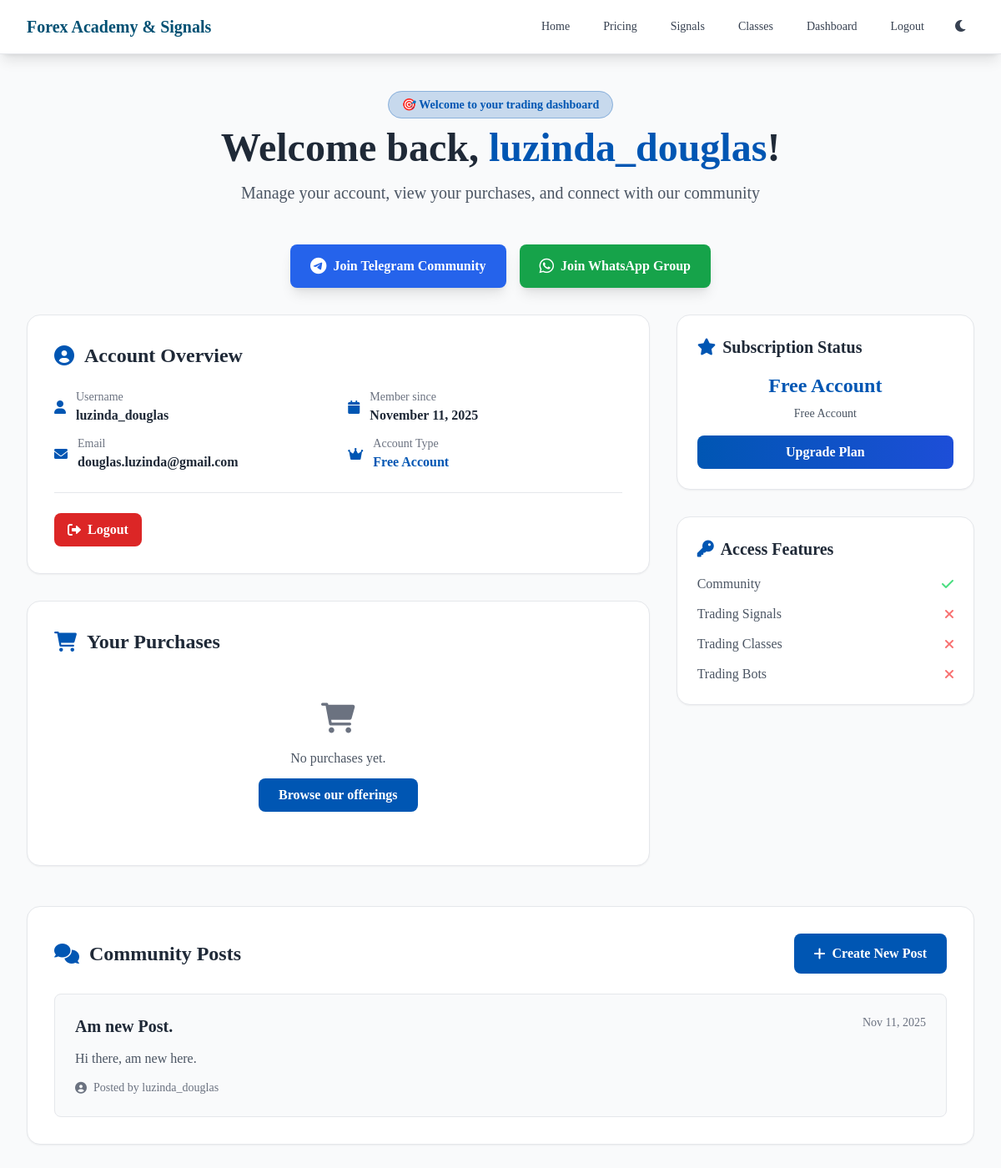
The app's page /dashboard/ (signed in) with its own data.
### academy/models.py (models this page shows, shortened)
class Subscription(models.Model):
    ACCOUNT_TYPES = [
        ('free', 'Free'),
        ('basic', 'Basic - $50'),
        ('standard', 'Standard - $100'),
        ('premium', 'Premium - $500'),
        ('bots', 'Bots Account - Setup Fee $100'),
    ]
    ACCESS_LEVELS = [
        ('telegram', 'Telegram Only'),
        ('signals', 'Signals & Telegram'),
        ('bots', 'Bots & Signals & Telegram'),
        ('all', 'Full Access (Signals, Bots, Classes)'),
    ]
    name = models.CharField(max_length=50)
    account_type = models.CharField(max_length=20, choices=ACCOUNT_TYPES, unique=True)
    price = models.DecimalField(max_digits=10, decimal_places=2, default=0)
    access_level = models.CharField(max_length=20, choices=ACCESS_LEVELS, default='telegram')
    features = models.TextField(help_text="List of features included in this subscription")
    can_access_signals = models.BooleanField(default=False)
    can_access_bots = models.BooleanField(default=False)
    can_access_classes = models.BooleanField(default=False)
    can_access_community = models.BooleanField(default=True)
    is_active = models.BooleanField(default=True)
    created_at = models.DateTimeField(auto_now_add=True)

class CommunityPost(models.Model):
    user = models.ForeignKey(User, on_delete=models.CASCADE)
    title = models.CharField(max_length=200)
    content = models.TextField()
    created_at = models.DateTimeField(auto_now_add=True)

### academy/views.py (the view)
# urls.py: path('dashboard/', views.dashboard, name='dashboard'),
@login_required
def dashboard(request):
    try:
        user_profile = UserProfile.objects.get(user=request.user)
    except UserProfile.DoesNotExist:
        free_subscription = Subscription.objects.get(account_type='free')
        user_profile = UserProfile.objects.create(user=request.user, subscription=free_subscription)
    purchases = Purchase.objects.filter(user=request.user)
    community_posts = CommunityPost.objects.filter(user=request.user)
    context = {
        'purchases': purchases,
        'community_posts': community_posts,
        'user_profile': user_profile,
        'has_access_to_signals': user_profile.has_access_to_signals,
        'has_access_to_bots': user_profile.has_access_to_bots,
        'has_access_to_classes': user_profile.has_access_to_classes,
        'current_subscription': user_profile.subscription,
        'available_upgrades': Subscription.objects.filter(
            price__gt=user_profile.subscription.price
        ).order_by('price') if user_profile.subscription else None,
    }
    return render(request, 'dashboard.html', context)

### templates/dashboard.html (shortened to what this page needs)
{% extends 'base.html' %}
{% block content %}
<div class="min-h-screen bg-gray-50 py-12 px-4 sm:px-6 lg:px-8">
    <div class="max-w-7xl mx-auto">
        <div class="text-center mb-12">
            <div class="inline-block mb-4">
                <span class="bg-accent/20 text-accent px-4 py-2 rounded-full text-sm font-semibold border border-accent/30">
                    🎯 Welcome to your trading dashboard
                </span>
            </div>
            <h1 class="text-4xl md:text-5xl font-bold text-gray-800 mb-4">
                Welcome back, <span class="text-accent">{{ user.username }}</span>!
            </h1>
            <p class="text-xl text-gray-600 max-w-2xl mx-auto">
                Manage your account, view your purchases, and connect with our community
            </p>
        </div>
        <div class="flex flex-col sm:flex-row gap-4 justify-center mb-8">
            <a href="https://t.me/your_telegram_channel" target="_blank" rel="noopener noreferrer"
               class="group inline-flex items-center justify-center px-6 py-3 bg-blue-600 hover:bg-blue-700 text-white font-semibold rounded-lg transition-all duration-300 transform hover:scale-105 shadow-lg">
                <i class="fab fa-telegram-plane text-xl mr-2"></i>
                Join Telegram Community
            </a>
            <a href="https://wa.me/1234567890" target="_blank" rel="noopener noreferrer"
               class="group inline-flex items-center justify-center px-6 py-3 bg-green-600 hover:bg-green-700 text-white font-semibold rounded-lg transition-all duration-300 transform hover:scale-105 shadow-lg">
                <i class="fab fa-whatsapp text-xl mr-2"></i>
                Join WhatsApp Group
            </a>
        </div>
        <div class="grid grid-cols-1 lg:grid-cols-3 gap-8">
            <div class="lg:col-span-2 space-y-8">
                <div class="bg-white rounded-2xl p-8 border border-gray-200 shadow-sm">
                    <h2 class="text-2xl font-bold text-gray-800 mb-6 flex items-center">
                        <i class="fas fa-user-circle text-accent mr-3"></i>
                        Account Overview
                    </h2>
                    <div class="grid grid-cols-1 md:grid-cols-2 gap-6">
                        <div class="space-y-3">
                            <div class="flex items-center">
                                <i class="fas fa-user text-accent mr-3"></i>
                                <div>
                                    <p class="text-gray-500 text-sm">Username</p>
                                    <p class="text-gray-800 font-semibold">{{ user.username }}</p>
                                </div>
                            </div>
                            <div class="flex items-center">
                                <i class="fas fa-envelope text-accent mr-3"></i>
                                <div>
                                    <p class="text-gray-500 text-sm">Email</p>
                                    <p class="text-gray-800 font-semibold">{{ user.email|default:"Not provided" }}</p>
                                </div>
                            </div>
                        </div>
                        <div class="space-y-3">
                            <div class="flex items-center">
                                <i class="fas fa-calendar text-accent mr-3"></i>
                                <div>
                                    <p class="text-gray-500 text-sm">Member since</p>
                                    <p class="text-gray-800 font-semibold">{{ user.date_joined|date:"F j, Y" }}</p>
                                </div>
                            </div>
                            <div class="flex items-center">
                                <i class="fas fa-crown text-accent mr-3"></i>
                                <div>
                                    <p class="text-gray-500 text-sm">Account Type</p>
                                    <p class="text-accent font-semibold">{{ current_subscription.name }}</p>
                                </div>
                            </div>
                        </div>
                    </div>
                    <div class="mt-6 pt-6 border-t border-gray-200">
                        <a href="{% url 'logout' %}" class="inline-flex items-center bg-red-600 hover:bg-red-700 text-white px-4 py-2 rounded-lg font-semibold transition-all duration-300">
                            <i class="fas fa-sign-out-alt mr-2"></i>
                            Logout
                        </a>
                    </div>
                </div>
                <div class="bg-white rounded-2xl p-8 border border-gray-200 shadow-sm">
                    <h2 class="text-2xl font-bold text-gray-800 mb-6 flex items-center">
                        <i class="fas fa-shopping-cart text-accent mr-3"></i>
                        Your Purchases
                    </h2>
                    {% if purchases %}
                        <div class="space-y-4">
                            {% for purchase in purchases %}
                                <div class="bg-gray-50 rounded-lg p-4 border border-gray-200 hover:border-accent transition-all duration-300">
                                    <div class="flex items-center justify-between">
                                        <div>
                                            <h3 class="text-gray-800 font-semibold">{{ purchase.item_type|title }} - {{ purchase.tier }}</h3>
                                            <p class="text-gray-500 text-sm">Purchased on {{ purchase.purchase_date|date:"F j, Y" }}</p>
                                        </div>
                                        <div class="w-3 h-3 bg-green-400 rounded-full"></div>
                                    </div>
                                </div>
                            {% endfor %}
                        </div>
                    {% else %}
                        <div class="text-center py-8">
                            <i class="fas fa-shopping-cart text-4xl text-gray-500 mb-4"></i>
                            <p class="text-gray-600">No purchases yet.</p>
                            <a href="{% url 'pricing' %}" class="inline-block mt-3 bg-accent text-white px-6 py-2 rounded-lg font-semibold hover:bg-blue-700 transition-all duration-300">
                                Browse our offerings
                            </a>
                        </div>
                    {% endif %}
                </div>
            </div>
            <div class="space-y-8">
                <div class="bg-white rounded-2xl p-6 border border-gray-200 shadow-sm">
                    <h3 class="text-xl font-bold text-gray-800 mb-4 flex items-center">
                        <i class="fas fa-star text-accent mr-2"></i>
                        Subscription Status
                    </h3>
                    <div class="text-center">
                        <div class="text-2xl font-bold text-accent mb-2">{{ current_subscription.name }}</div>
                        <div class="text-sm text-gray-600 mb-4">
                            {% if current_subscription.price == 0 %}
                                Free Account
                            {% else %}
                                ${{ current_subscription.price }}/month
                            {% endif %}
                        </div>
                        <a href="{% url 'pricing' %}" class="block w-full bg-gradient-to-r from-accent to-blue-700 text-white py-2 rounded-lg font-semibold hover:from-blue-700 hover:to-accent transition-all duration-300 text-center">
                            Upgrade Plan
                        </a>
                    </div>
                </div>
                <div class="bg-white rounded-2xl p-6 border border-gray-200 shadow-sm">
                    <h3 class="text-xl font-bold text-gray-800 mb-4 flex items-center">
                        <i class="fas fa-key text-accent mr-2"></i>
                        Access Features
                    </h3>
                    <div class="space-y-3">
                        <div class="flex items-center justify-between">
                            <span class="text-gray-600">Community</span>
                            <i class="fas fa-check text-green-400"></i>
                        </div>
                        <div class="flex items-center justify-between">
                            <span class="text-gray-600">Trading Signals</span>
                            {% if has_access_to_signals %}
                                <i class="fas fa-check text-green-400"></i>
                            {% else %}
                                <i class="fas fa-times text-red-400"></i>
                            {% endif %}
                        </div>
                        <div class="flex items-center justify-between">
                            <span class="text-gray-600">Trading Classes</span>
                            {% if has_access_to_classes %}
                                <i class="fas fa-check text-green-400"></i>
                            {% else %}
                                <i class="fas fa-times text-red-400"></i>
                            {% endif %}
                        </div>
                        <div class="flex items-center justify-between">
                            <span class="text-gray-600">Trading Bots</span>
                            {% if has_access_to_bots %}
                                <i class="fas fa-check text-green-400"></i>
                            {% else %}
                                <i class="fas fa-times text-red-400"></i>
                            {% endif %}
                        </div>
                    </div>
                </div>
            </div>
        </div>
        <div class="mt-12 bg-white rounded-2xl p-8 border border-gray-200 shadow-sm">
            <div class="flex items-center justify-between mb-6">
                <h2 class="text-2xl font-bold text-gray-800 flex items-center">
                    <i class="fas fa-comments text-accent mr-3"></i>
                    Community Posts
                </h2>
                <a href="{% url 'create_post' %}" class="bg-accent hover:bg-blue-700 text-white px-6 py-3 rounded-lg font-semibold transition-all duration-300 transform hover:scale-105 flex items-center">
                    <i class="fas fa-plus mr-2"></i>
                    Create New Post
                </a>
            </div>
            {% if community_posts %}
                <div class="space-y-6">
                    {% for post in community_posts %}
                        <div class="bg-gray-50 rounded-lg p-6 border border-gray-200 hover:border-accent transition-all duration-300">
                            <div class="flex items-start justify-between mb-3">
                                <h3 class="text-xl font-semibold text-gray-800">{{ post.title }}</h3>
                                <span class="text-gray-500 text-sm">{{ post.created_at|date:"M j, Y" }}</span>
                            </div>
                            <p class="text-gray-600 mb-3 leading-relaxed">{{ post.content }}</p>
                            <div class="flex items-center text-sm text-gray-500">
                                <i class="fas fa-user-circle mr-2"></i>
                                <span>Posted by {{ post.user.username }}</span>
                            </div>
                        </div>
                    {% endfor %}
                </div>
            {% endif %}
        </div>
    </div>
</div>
{% endblock %}

### templates/base.html (shortened to what this page needs)
{% load static %}
<!DOCTYPE html>
<html lang="en">
<head>
    <script src="https://cdn.tailwindcss.com"></script>
    <link rel="stylesheet" href="https://cdnjs.cloudflare.com/ajax/libs/font-awesome/6.0.0/css/all.min.css">
</head>
<body class="bg-white text-gray-800 min-h-screen">
    <nav class="bg-white shadow-lg sticky top-0 z-50 border-b border-gray-200">
        <div class="max-w-7xl mx-auto px-4 sm:px-6 lg:px-8">
            <div class="flex justify-between h-16">
                <div class="flex items-center">
                    <a href="{% url 'homepage' %}" class="text-secondary font-bold text-xl">Forex Academy & Signals</a>
                </div>
                <div class="flex items-center space-x-4">
                    <a href="{% url 'homepage' %}" class="text-gray-700 hover:text-accent px-3 py-2 rounded-md text-sm font-medium">Home</a>
                    <a href="{% url 'pricing' %}" class="text-gray-700 hover:text-accent px-3 py-2 rounded-md text-sm font-medium">Pricing</a>
                    <a href="{% url 'signals_purchase' %}" class="text-gray-700 hover:text-accent px-3 py-2 rounded-md text-sm font-medium">Signals</a>
                    <a href="{% url 'classes_enroll' %}" class="text-gray-700 hover:text-accent px-3 py-2 rounded-md text-sm font-medium">Classes</a>
                    {% if user.is_authenticated %}
                        <a href="{% url 'dashboard' %}" class="text-gray-700 hover:text-accent px-3 py-2 rounded-md text-sm font-medium">Dashboard</a>
                        <a href="{% url 'logout' %}" class="text-gray-700 hover:text-accent px-3 py-2 rounded-md text-sm font-medium">Logout</a>
                    {% else %}
                        <a href="{% url 'login' %}" class="text-gray-700 hover:text-accent px-3 py-2 rounded-md text-sm font-medium">Login</a>
                        <a href="{% url 'signup' %}" class="text-gray-700 hover:text-accent px-3 py-2 rounded-md text-sm font-medium">Sign Up</a>
                    {% endif %}
                    <button id="theme-toggle" class="text-gray-700 hover:text-accent p-2 rounded-md">
                    </button>
                </div>
            </div>
        </div>
    </nav>
    <main>
        {% block content %}{% endblock %}
    </main>
</body>
</html>

### records on screen
Subscription: name "Free Account"
CommunityPost: title "Am new Post.", created_at "Nov 11, 2025", content "Hi there, am new here.", user.username "luzinda_douglas"

### other values on screen
{{ user.username }} "luzinda_douglas"
{{ user.email|default:"Not provided" }} "douglas.luzinda@gmail.com"
{{ user.date_joined|date:"F j, Y" }} "November 11, 2025"
